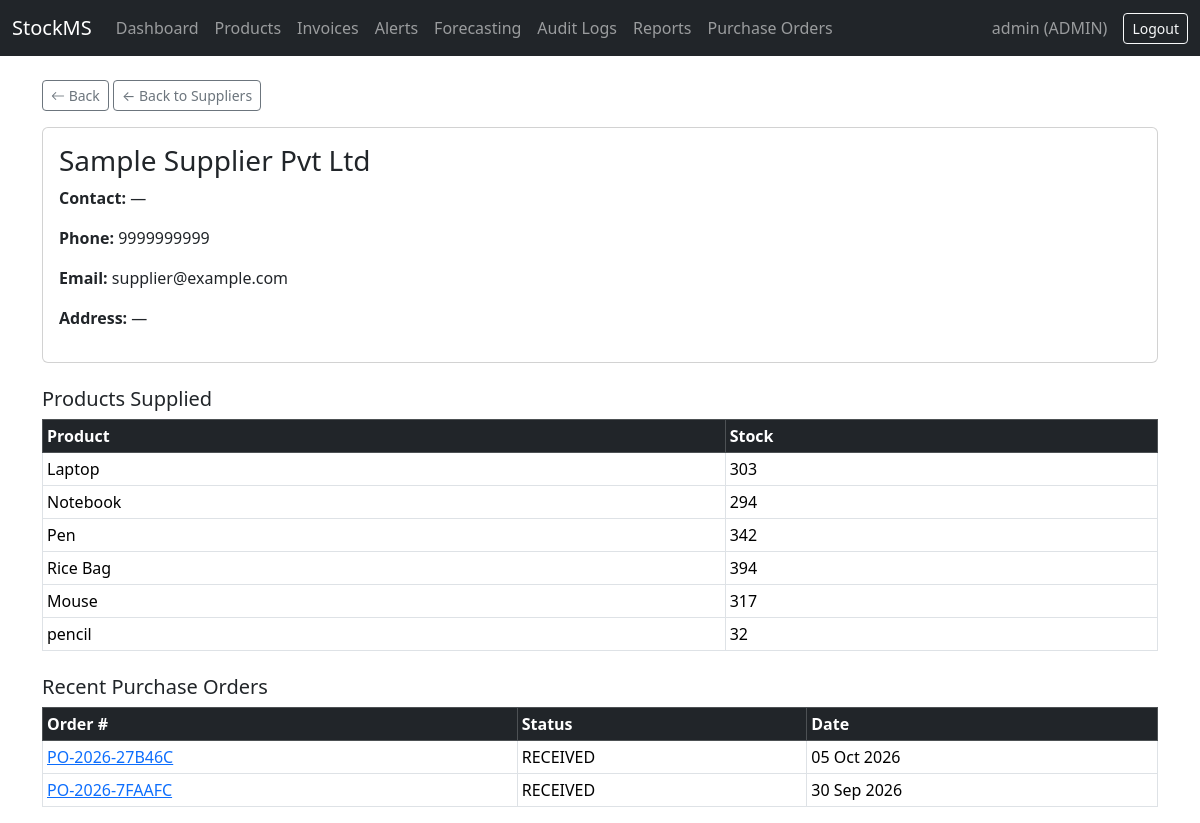
The page /products/suppliers/1/ (signed in) on the database its author committed.
### accounts/models.py (models this page shows, shortened)
class User(AbstractUser):
    class Role(models.TextChoices):
        ADMIN = 'ADMIN', 'Admin'
        MANAGER = 'MANAGER', 'Manager'
        STAFF = 'STAFF', 'Staff'
    role = models.CharField(
        max_length=10,
        choices=Role.choices,
        default=Role.STAFF,
    )

### inventory/models.py (models this page shows, shortened)
class Supplier(models.Model):
    name = models.CharField(max_length=200)
    contact_person = models.CharField(max_length=100, blank=True)
    phone = models.CharField(max_length=20, blank=True)
    email = models.EmailField(blank=True)
    address = models.TextField(blank=True)
    gst_number = models.CharField(max_length=20, blank=True)

class Product(models.Model):
    name = models.CharField(max_length=200)
    sku = models.CharField(max_length=50, unique=True)
    barcode = models.CharField(max_length=100, unique=True, blank=True, null=True)
    category = models.ForeignKey(Category, on_delete=models.SET_NULL, null=True, related_name='products')
    supplier = models.ForeignKey(Supplier, on_delete=models.SET_NULL, null=True, related_name='products')
    price = models.DecimalField(max_digits=10, decimal_places=2)
    quantity = models.PositiveIntegerField(default=0)
    reorder_level = models.PositiveIntegerField(default=10)
    max_stock_level = models.PositiveIntegerField(default=100)
    created_at = models.DateTimeField(auto_now_add=True)
    updated_at = models.DateTimeField(auto_now=True)

class PurchaseOrder(models.Model):
    class Status(models.TextChoices):
        PENDING = 'PENDING', 'Pending'
        PARTIALLY_RECEIVED = 'PARTIALLY_RECEIVED', 'Partially Received'
        RECEIVED = 'RECEIVED', 'Received'
        CANCELLED = 'CANCELLED', 'Cancelled'
    order_number = models.CharField(max_length=20, unique=True)
    supplier = models.ForeignKey(Supplier, on_delete=models.PROTECT, related_name='purchase_orders')
    created_by = models.ForeignKey(settings.AUTH_USER_MODEL, on_delete=models.SET_NULL, null=True)
    status = models.CharField(max_length=20, choices=Status.choices, default=Status.PENDING)
    order_date = models.DateTimeField(auto_now_add=True)
    expected_delivery_date = models.DateField(null=True, blank=True)
    payment_terms = models.CharField(max_length=100, blank=True, default='Due on delivery')
    delivery_address = models.CharField(max_length=255, blank=True)
    tax_percent = models.DecimalField(max_digits=5, decimal_places=2, default=0)
    discount_amount = models.DecimalField(max_digits=10, decimal_places=2, default=0)
    confirmed_delivery_date = models.DateField(null=True, blank=True)
    notes = models.TextField(blank=True)

### inventory/views.py (the view)
# urls.py: path('suppliers/<int:pk>/', views.supplier_detail, name='supplier_detail'),
@login_required
def supplier_detail(request, pk):
    supplier = get_object_or_404(Supplier, pk=pk)
    products = supplier.products.all()
    orders = supplier.purchase_orders.all().order_by('-order_date')[:10]
    return render(request, 'inventory/supplier_detail.html', {
        'supplier': supplier, 'products': products, 'orders': orders,
    })

### inventory/templates/inventory/supplier_detail.html (shortened to what this page needs)
{% extends 'base.html' %}
{% block content %}
<a href="{% url 'supplier_list' %}" class="btn btn-sm btn-outline-secondary mb-3">← Back to Suppliers</a>
<div class="card mb-4">
    <div class="card-body">
        <h3>{{ supplier.name }}</h3>
        <p><strong>Contact:</strong> {{ supplier.contact_person|default:"—" }}</p>
        <p><strong>Phone:</strong> {{ supplier.phone }}</p>
        <p><strong>Email:</strong> {{ supplier.email }}</p>
        <p><strong>Address:</strong> {{ supplier.address|default:"—" }}</p>
    </div>
</div>
<h5>Products Supplied</h5>
<table class="table table-sm table-bordered mb-4">
    <thead class="table-dark"><tr><th>Product</th><th>Stock</th></tr></thead>
    <tbody>
        {% for p in products %}
        <tr><td>{{ p.name }}</td><td>{{ p.quantity }}</td></tr>
        {% empty %}
        <tr><td colspan="2" class="text-center">No products linked.</td></tr>
        {% endfor %}
    </tbody>
</table>
<h5>Recent Purchase Orders</h5>
<table class="table table-sm table-bordered">
    <thead class="table-dark"><tr><th>Order #</th><th>Status</th><th>Date</th></tr></thead>
    <tbody>
        {% for o in orders %}
        <tr><td><a href="{% url 'purchase_order_detail' o.pk %}">{{ o.order_number }}</a></td><td>{{ o.status }}</td><td>{{ o.order_date|date:"d M Y" }}</td></tr>
        {% empty %}
        <tr><td colspan="3" class="text-center">No orders yet.</td></tr>
        {% endfor %}
    </tbody>
</table>
{% endblock %}

### templates/base.html (shortened to what this page needs)
{% load static %}
<!DOCTYPE html>
<html lang="en">
<head>
    <link href="https://cdn.jsdelivr.net/npm/bootstrap@5.3.3/dist/css/bootstrap.min.css" rel="stylesheet">
    <link href="https://cdn.jsdelivr.net/npm/bootstrap-icons@1.11.3/font/bootstrap-icons.css" rel="stylesheet">
</head>
<body>
    <nav class="navbar navbar-expand-lg navbar-dark bg-dark">
        <div class="container-fluid">
            <a class="navbar-brand" href="{% url 'dashboard' %}">StockMS</a>
            <div class="collapse navbar-collapse">
                <ul class="navbar-nav me-auto">
                    <li class="nav-item"><a class="nav-link" href="{% url 'dashboard' %}">Dashboard</a></li>
                    <li class="nav-item"><a class="nav-link" href="{% url 'product_list' %}">Products</a></li>
                    <li class="nav-item"><a class="nav-link" href="{% url 'invoice_list' %}">Invoices</a></li>
                    <li class="nav-item"><a class="nav-link" href="{% url 'alert_list' %}">Alerts</a></li>
                    <li class="nav-item"><a class="nav-link" href="{% url 'forecast_page' %}">Forecasting</a></li>
                    {% if user.role == 'ADMIN' %}
                        <li class="nav-item"><a class="nav-link" href="{% url 'audit_log_list' %}">Audit Logs</a></li>
                    {% endif %}
                    {% if user.role == 'ADMIN' or user.role == 'MANAGER' %}
                        <li class="nav-item"><a class="nav-link" href="{% url 'reports_page' %}">Reports</a></li>
                        <li class="nav-item"><a class="nav-link" href="{% url 'purchase_order_list' %}">Purchase Orders</a></li>
                    {% endif %}
                </ul>
                {% if user.is_authenticated %}
                <span class="navbar-text me-3">{{ user.username }} ({{ user.role }})</span>
<form method="post" action="{% url 'logout' %}" class="d-inline">
    <button type="submit" class="btn btn-outline-light btn-sm">Logout</button>
</form>                {% endif %}
            </div>
        </div>
    </nav>
    <div class="container mt-4">
    <a href="javascript:history.back()" class="btn btn-sm btn-outline-secondary mb-3">
        <i class="bi bi-arrow-left"></i> Back
    </a>
        {% block content %}
        {% endblock %}
    </div>
</body>
</html>

### rows shown on the page
User: username "admin", role "ADMIN"
Supplier: name "Sample Supplier Pvt Ltd", contact_person "—", phone "9999999999", email "supplier@example.com", address "—"
Product: name "Laptop", quantity "303"
Product: name "Notebook", quantity "294"
Product: name "Pen", quantity "342"
Product: name "Rice Bag", quantity "394"
Product: name "Mouse", quantity "317"
Product: name "pencil", quantity "32"
PurchaseOrder: order_number "PO-2026-27B46C", status "RECEIVED", order_date "05 Oct 2026"
PurchaseOrder: order_number "PO-2026-7FAAFC", status "RECEIVED", order_date "30 Sep 2026"
